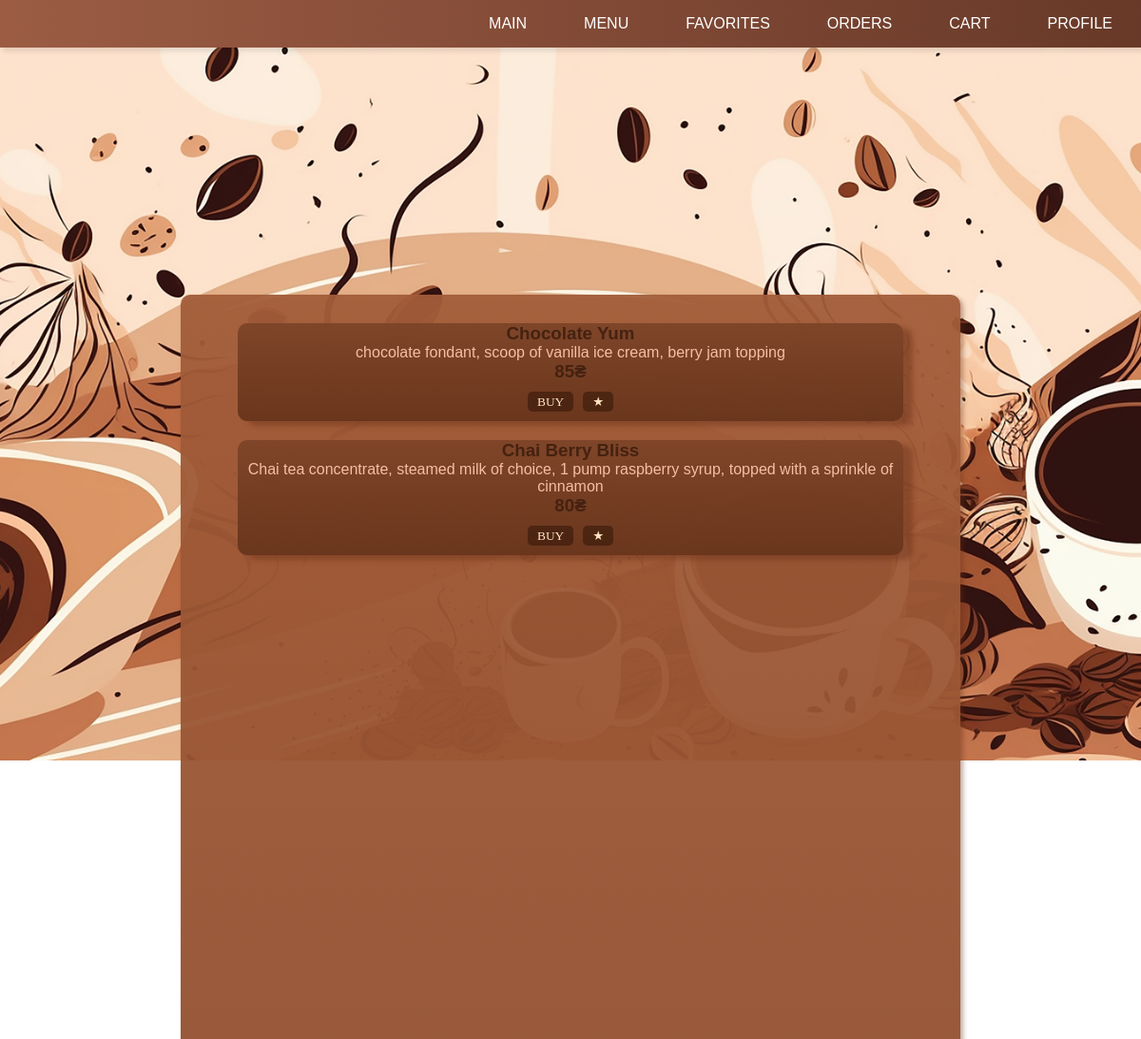
Before: /fav (signed in) with the older database file.
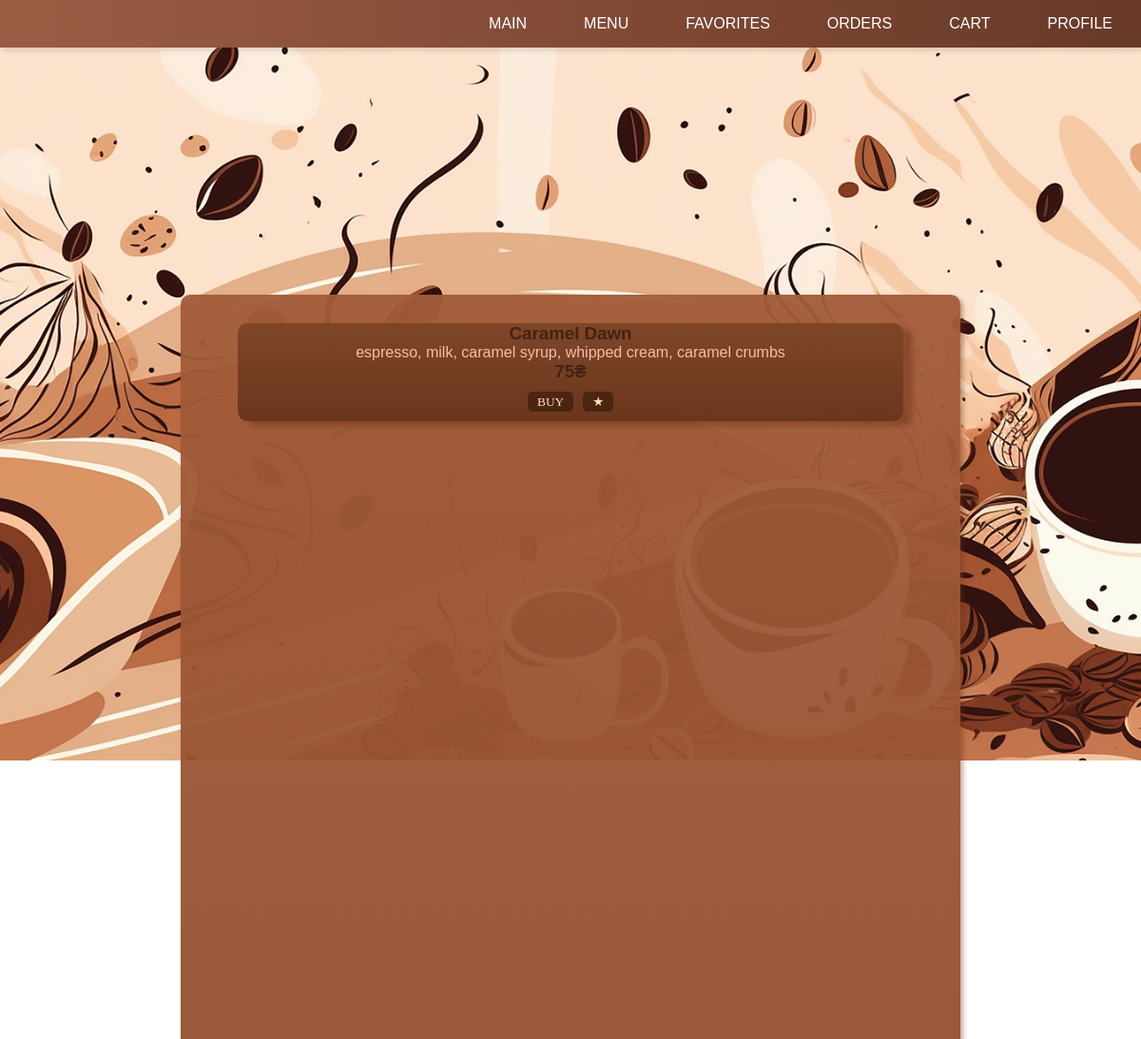
After: the same page with the newer database file.
### tables this page shows
CREATE TABLE favorites_1 (
        name TEXT,
        ingredients TEXT,
        price TEXT
    );

### app.py (the view)
@app.route("/fav", methods=["GET", "POST"])
def favorites():
    if 'user' not in session:
        return redirect(url_for('login'))
    user_id = session['user']['id']
    conn = sqlite3.connect('users.db')
    cursor = conn.cursor()
    query = f"""
    SELECT * FROM favorites_{user_id};
    """
    cursor.execute(query)
    favorites = cursor.fetchall()
    conn.close()
    return render_template("fav.html", favorites=favorites)

### templates/fav.html (shortened to what this page needs)
<!DOCTYPE html>
<html lang="en">
<head>
    <link rel="stylesheet" href="{{ url_for('static', filename='styles/fav_style.css') }}">
</head>
<body>
    {% include 'nav.html' %}
        {% if favorites %}
            <div class="items-rect">
            {% for item in favorites %}
                <div class="favorite-item">
                    <div class="name">
                        <h3>{{ item[0] }}</h3>
                    </div>
                    <div class="ingredients">
                        <p>{{ item[1] }}</p>
                    </div>
                    <div class="price">
                        <h3>{{ item[2] }}₴</h3>
                    </div>
                    <div class="order-button">
                        <form method="POST" action="/order_page">
                            <button class="button">BUY</button>
                        </form>
                        <form method="POST" action="/remove_from_favorites">
                            <button class="button">★</button>
                        </form>
                    </div>
                </div>
            {% endfor %}
            </div>
        {% else %}
        <div class="empty-rect">
            <h2>No favorite items yet.</h2>
        </div>
        {% endif %}
</body>
</html>

### templates/nav.html (shortened to what this page needs)
<nav>
    <ul>
        <li><a href="/">MAIN</a></li>
        <li><a href="/menu">MENU</a></li>
        <li><a href="/fav">FAVORITES</a></li>
        <li><a href="/yourord">ORDERS</a></li>
        <li><a href="/cart">CART</a></li>
        {% if 'user' in session %}
        <li><a href="/profile">PROFILE</a></li>
        {% else %}
            <li><a href="/login">LOGIN</a></li>
        {% endif %}
    </ul>
</nav>

### static/styles/fav_style.css (style rules this page uses)
* { margin: 0; padding: 0; }
body { min-height: 120vh; background-image: url('/static/imgs/coffee.jpg'); background-size: cover; background-repeat: no-repeat; background-position: center; font-family: Verdana, Geneva, Tahoma, sans-serif; flex-wrap: wrap; }
nav { background: linear-gradient(to left, rgb(104, 57, 40), rgb(156, 92, 68)); box-shadow: 3px 4px 5px rgba(0, 0, 0, 0.1); }
nav ul { width:100%; list-style: none; display: flex; justify-content: flex-end; align-items: center; }
nav li { height:50px; }
nav a { height: 100%; padding: 0 30px; text-decoration: none; display: flex; align-items: center; color:white; }
.items-rect { width: 800px; height: 780px; background: linear-gradient(rgba(162, 92, 57, 0.95), rgba(147, 80, 47, 0.95)); border-radius: 10px; box-shadow: 3px 3px 5px rgba(102, 46, 22, 0.4); top: 65%; left: 50%; transform: translate(-50%, -50%); position: absolute; display: flex; flex-wrap: wrap; justify-content: flex-start; padding: 10px; flex-wrap: nowrap; flex-direction: column; min-height: auto; }
button { display: inline-block flex; flex-wrap: wrap; text-align: center; background-color: rgba(59, 27, 11, 0.65); color: bisque; font-family: cursive; padding: 2.5px 10px; border: none; border-radius: 5px; margin: 10px 5px 10px 5px; text-decoration: none; }
.name h3, .price h3 { color: rgb(69, 34, 17); }
.ingredients p { color: rgb(245, 191, 165); }
.favorite-item { width: 700px; height: 110px; background: linear-gradient(rgba(125, 68, 40, 0.95), rgba(103, 52, 27, 0.95)); border-radius: 10px; box-shadow: 10px 5px 5px rgba(102, 46, 22, 0.4); justify-content: center; text-align: center; margin-top: 20px; margin-left: 50px; height: auto; min-height: 100px; }
.order-button { display: flex; justify-content: flex-start; margin-left: 300px; }

Changed rows visible on the page:
removed favorites_1: name "Chocolate Yum", ingredients "chocolate fondant, scoop of vanilla ice cream, berry jam topping", price "85"
removed favorites_1: name "Chai Berry Bliss", ingredients "Chai tea concentrate, steamed milk of choice, 1 pump raspberry syrup, topped with a sprinkle of cinnamon", price "80"
added favorites_1: name "Caramel Dawn", ingredients "espresso, milk, caramel syrup, whipped cream, caramel crumbs", price "75"
